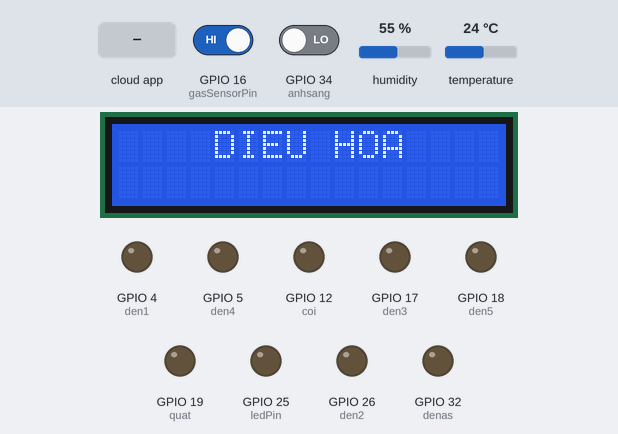
Bench run of a sketch on a simulated ESP32. On the bench: 16×2 character LCD, output pins drawn as LEDs (lit = HIGH). Dashed ring = blinking. The inputs (shaded band) are chosen by the test bench; at power-on: GPIO 16 (gasSensorPin) HIGH, GPIO 34 (anhsang) LOW, humidity 55 %, temperature 24 °C. WiFi joins after 1.5 s; servers stay silent unless stated; the Firebase database answers and starts empty; what the sketch prints to the serial monitor is not drawn.

Above: at 2.7 s.
2.8 s: the phone or cloud app sets dh to ON
At 3.6 s:
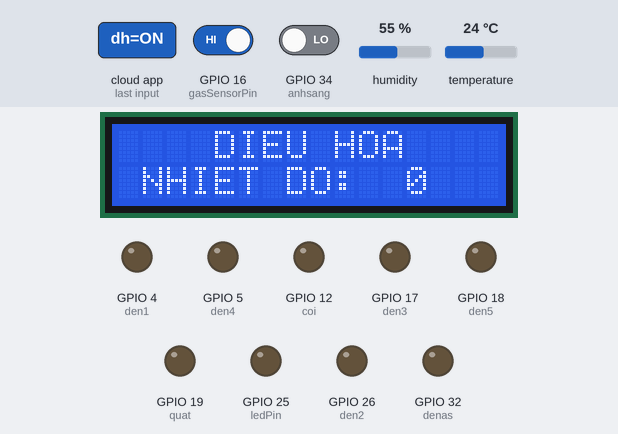
4.4 s: the phone or cloud app sets dh to OFF
At 5.9 s:
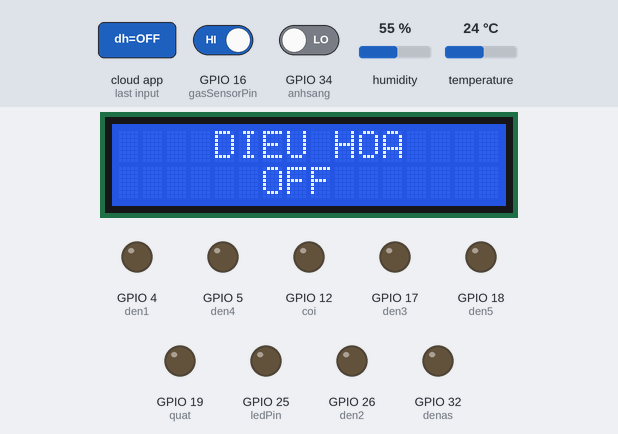
6.4 s: GPIO 16 (gasSensorPin) driven LOW
At 8.5 s:
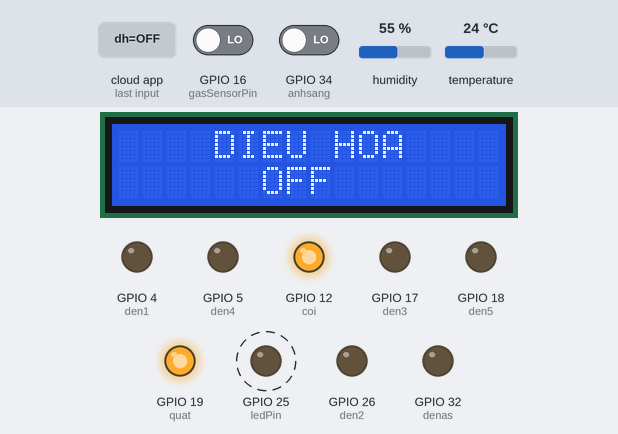
11.4 s: GPIO 34 (anhsang) driven HIGH
At 13.5 s:
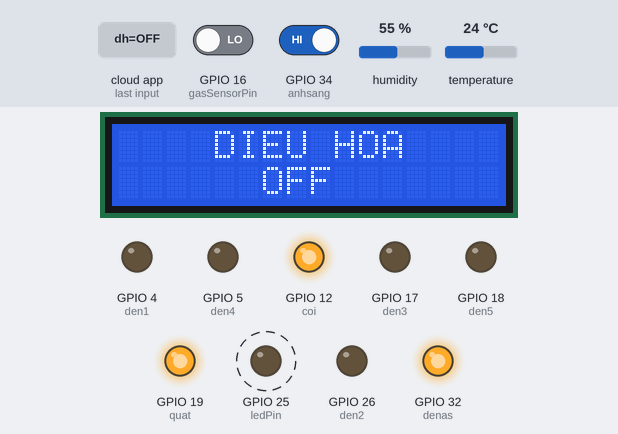
17.4 s: the phone or cloud app sets den1 to ON
At 20.6 s:
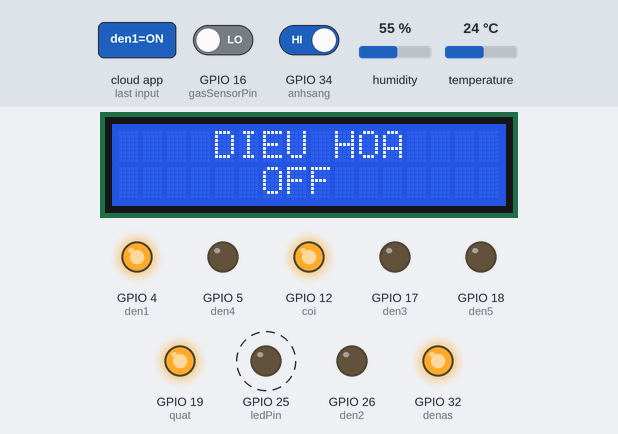
23.4 s: the phone or cloud app sets den2 to ON
At 26.9 s:
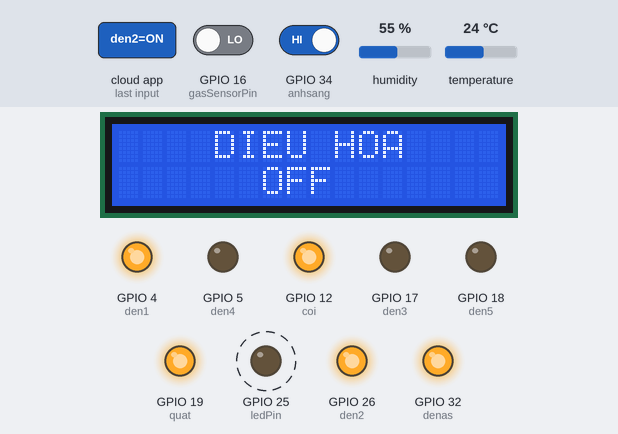
Timing chart, 0 to 30.4 s (numbered marks = the images above; inputs shaded):
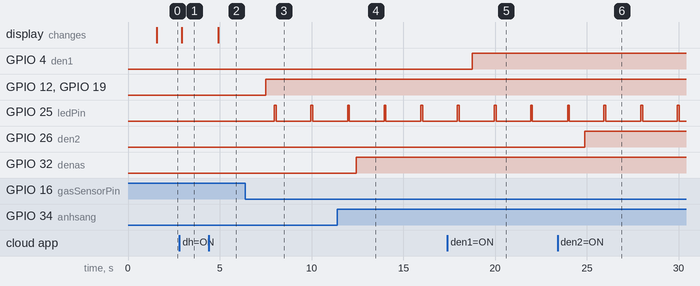

The sketch:

codeddc.ino
```cpp
#include <WiFi.h>
#include "DHT.h"
#include "FirebaseESP32.h"
//----------lcd làm điều hòa
#include <Wire.h>
#include <LiquidCrystal_I2C.h>
LiquidCrystal_I2C lcd(0x27,16,2);


#define ledPin 25       // Chân kết nối LED gass báo
#define den1 4            // phòng khách
#define den2 26           // phòng ngủ
#define den3 17           // phòng tắm
#define den4 5            // phòng thờ
#define den5 18           // phòng bếp
#define quat 19
#define gasSensorPin 16
#define sensor 23
#define coi 12
#define anhsang 34
#define denas 32


//---------khai báo dht11-------------//
#define DHTPIN 2
#define DHTTYPE DHT11
DHT dht(DHTPIN, DHTTYPE);

//-----------------kết nối firebase-------------//
#define FIREBASE_HOST "smarthome-88f4f-default-rtdb.asia-southeast1.firebasedatabase.app"
#define FIREBASE_AUTH "WQC7BgU1GgJvERfJR80Qzkh3mxQAQRpoFYjXWQUj"
#define WIFI_SSID "Trieu"
#define WIFI_PASSWORD "123456789"
FirebaseData firebaseData;
float h, hO = 0;
float t, tO = 0;
float hic;
int nhd;
unsigned long timer = millis();

void setDataMyHome(float h, float t, float hic);

void setup() {
  Serial.begin(115200);
  WiFi.begin(WIFI_SSID, WIFI_PASSWORD);

  Serial.print("Connecting to Wi-Fi");
  while (WiFi.status() != WL_CONNECTED) {
    Serial.print(".");
    delay(300);
  }

  Serial.println();
  Serial.print("Connected with IP: ");
  Serial.println(WiFi.localIP());
  Serial.println();

  Firebase.begin(FIREBASE_HOST, FIREBASE_AUTH);
  Firebase.setReadTimeout(firebaseData, 1000 * 60);
  Firebase.setwriteSizeLimit(firebaseData, "tiny");

  Serial.println("Initializing temperature and humidity sensor");
  dht.begin();
  // ---------setup đèn với quạt đồ----------------//
  pinMode(den1, OUTPUT);
  pinMode(den2, OUTPUT);
  pinMode(den3, OUTPUT);
  pinMode(den4, OUTPUT);
  pinMode(den5, OUTPUT);
  pinMode(quat, OUTPUT);
  pinMode(coi, OUTPUT);
  pinMode(denas, OUTPUT);
  pinMode(anhsang, INPUT);
  pinMode(sensor, INPUT);
  //gass
  pinMode(ledPin, OUTPUT);   // Thiết lập chân kết nối LED là OUTPUT
  digitalWrite(ledPin, LOW);
  pinMode(gasSensorPin, INPUT);

  lcd.init();
  lcd.backlight();
  lcd.setCursor(4,0);
  lcd.print("DIEU HOA");
}
void cbdht11()
{
  if ((unsigned long)(millis() - timer) > 2000) {
    h = dht.readHumidity();
    t = dht.readTemperature();
    hic = dht.computeHeatIndex(t, h, false);

    if (isnan(h) || isnan(t)) {
      Serial.println(F("Failed to read from DHT sensor!"));
    }
    timer = millis();
  }
  // Push values to Firebase
  if (abs(t - tO) > 0.1 || abs(h - hO) > 0.5) {
    setDataMyHome(h, t, hic);
    hO = h;
    tO = t;
  }
}
void setDataMyHome(float h, float t, float hic) {
  if (Firebase.setFloat(firebaseData, "/H", h)) {
    Serial.println("PASSED H");
    Serial.print("VALUE: ");
    Serial.print(firebaseData.floatData());
    Serial.println("FAILED");
    Serial.println("REASON: " + firebaseData.errorReason());
  }

  if (Firebase.setFloat(firebaseData, "/T", t)) {
    Serial.println("PASSED T");
    Serial.print("VALUE: ");
    Serial.print(firebaseData.floatData());
  } else {
    Serial.println("FAILED");
  }

  if (Firebase.setFloat(firebaseData, "/HIC", hic)) {
    Serial.println("PASSED HIC");
    Serial.print("VALUE: ");
    Serial.print(firebaseData.floatData());
  } else {
    Serial.println("FAILED");
  }
}
void batden(){
    // đèn 1---------------//
  if (Firebase.getString(firebaseData, "/thietbi/den1")) {
      String d1 = firebaseData.stringData();
      if (d1 == "ON") {
        digitalWrite(den1, HIGH);
      }
      else if (d1 == "OFF") {
        digitalWrite(den1, LOW);
      }
  }
    // đèn 2---------------//
  if (Firebase.getString(firebaseData, "/thietbi/den2")) {
    String d2 = firebaseData.stringData();
    if(d2 == "ON"){
    digitalWrite(den2, HIGH);
  }
  else if(d2 == "OFF"){
    digitalWrite(den2, LOW);
  }
  }
    // đèn 3---------------//
  if (Firebase.getString(firebaseData, "/thietbi/den3")) {
    String d3 = firebaseData.stringData();
    if(d3 == "ON"){
    digitalWrite(den3, HIGH);
  }
  else if(d3 == "OFF"){
    digitalWrite(den3, LOW);
    }
  }
    // đèn 4---------------//
  if (Firebase.getString(firebaseData, "/thietbi/den4")) {
    String d4 = firebaseData.stringData();
    if(d4 == "ON"){
    digitalWrite(den4, HIGH);
  }
  else if(d4 == "OFF"){
    digitalWrite(den4, LOW);
    }
  }
    // đèn 5---------------//
  if (Firebase.getString(firebaseData, "/thietbi/den5")) {
    String d5 = firebaseData.stringData();
    if(d5 == "ON"){
    digitalWrite(den5, HIGH);
  }
  else if(d5 == "OFF"){
    digitalWrite(den5, LOW);
    }
  }
    // quạt---------------//
  if (Firebase.getString(firebaseData, "/thietbi/quat")) {
    String q = firebaseData.stringData();
    if(q == "ON"){
    digitalWrite(quat, HIGH);
  }
  else if(q == "OFF"){
    digitalWrite(quat, LOW);
    }
  }
}
void security(){
  // cam bien gas--------------
   int gasValue = digitalRead(gasSensorPin);

  // Kiểm tra nếu giá trị vượt ngưỡng
  if (gasValue == LOW) {
    digitalWrite(quat, HIGH);
    digitalWrite(coi,HIGH);
    String gas = "ON";
    Firebase.setString(firebaseData, "/security/Gas", gas);
    String mocua = "ON";
    Firebase.setString(firebaseData, "/security/door", mocua);
    String q = "ON";
    Firebase.setString(firebaseData, "/thietbi/quat", q);
    digitalWrite(ledPin, HIGH);
    delay(100);
    digitalWrite(ledPin, LOW);
    delay(70);
  }
  else {
    String gas = "OFF";
    Firebase.setString(firebaseData, "/security/Gas", gas);
    String q = "OFF";
    digitalWrite(coi,LOW);
  //  digitalWrite(quat, LOW);
  }
}
void phathientrom(){
      //------------cảm biến phát hiện trộm-----------
  int sensorValue = digitalRead(sensor);
  if( sensorValue == HIGH ){
    digitalWrite(coi,HIGH);
    delay(2000);
    // String lamp = "ON";
    // Firebase.setString(firebaseData, "/security/lamm", lamp);
  }
  else{
    digitalWrite(coi,LOW);
    // String lamp = "OFF";
    // Firebase.setString(firebaseData, "/security/lamm", lamp);
  }
  // if (Firebase.getString(firebaseData, "/sc/trom")) {
  //   String tr = firebaseData.stringData();
  //   if(tr == "ON"){
  //   if (sensorValue == LOW) {
  //     digitalWrite(coi,HIGH);
  //   } else {
  //     digitalWrite(coi,LOW);
  //   }
  //   }
  //   else{}
  // }
}
void dieuhoa(){
  if (Firebase.getString(firebaseData, "/dieuhoa/nhietdo"))
  nhd = firebaseData.intData();
  if (Firebase.getString(firebaseData, "/trangthai/dh")) {
    String dieuhoa = firebaseData.stringData();
    if(dieuhoa == "ON"){
    lcd.setCursor(1,1);
    lcd.print("NHIET DO: ");
    lcd.setCursor(12,1);
    lcd.print(nhd);
  }
  else if(dieuhoa == "OFF"){
    lcd.clear();
    lcd.setCursor(4,0);
    lcd.print("DIEU HOA");
    lcd.setCursor(6,1);
    lcd.print("OFF");
  }
  }
}
void quantro(){
  int qt = digitalRead(anhsang);
  if( qt== 1){
    digitalWrite(denas,HIGH);
    String lamp = "ON";
    Firebase.setString(firebaseData, "/security/lamm", lamp);
  }
  else{
    digitalWrite(denas,LOW);
    String lamp = "OFF";
    Firebase.setString(firebaseData, "/security/lamm", lamp);
  }
}
void loop() {
  cbdht11();
  // ------------hàm bật đèn với quạt-----//
  batden();
  security();
  dieuhoa();
  quantro();
  // phathientrom();
}
```

Measured:
- after the input at 2.8 s, the display: changes after 0.14 s (image 1)
- after the input at 4.4 s, the display: changes after 0.53 s (image 2)
- after the input at 6.4 s, GPIO 12 (coi), GPIO 19 (quat): LOW → HIGH after 1.1 s; GPIO 25 (ledPin): alternates HIGH for 0.10 s and LOW for 1.9 s, starting after 1.6 s
- after the input at 11.4 s, GPIO 32 (denas): LOW → HIGH after 1.0 s
- after the input at 17.4 s, GPIO 4 (den1): LOW → HIGH after 1.3 s
- after the input at 23.4 s, GPIO 26 (den2): LOW → HIGH after 1.5 s
